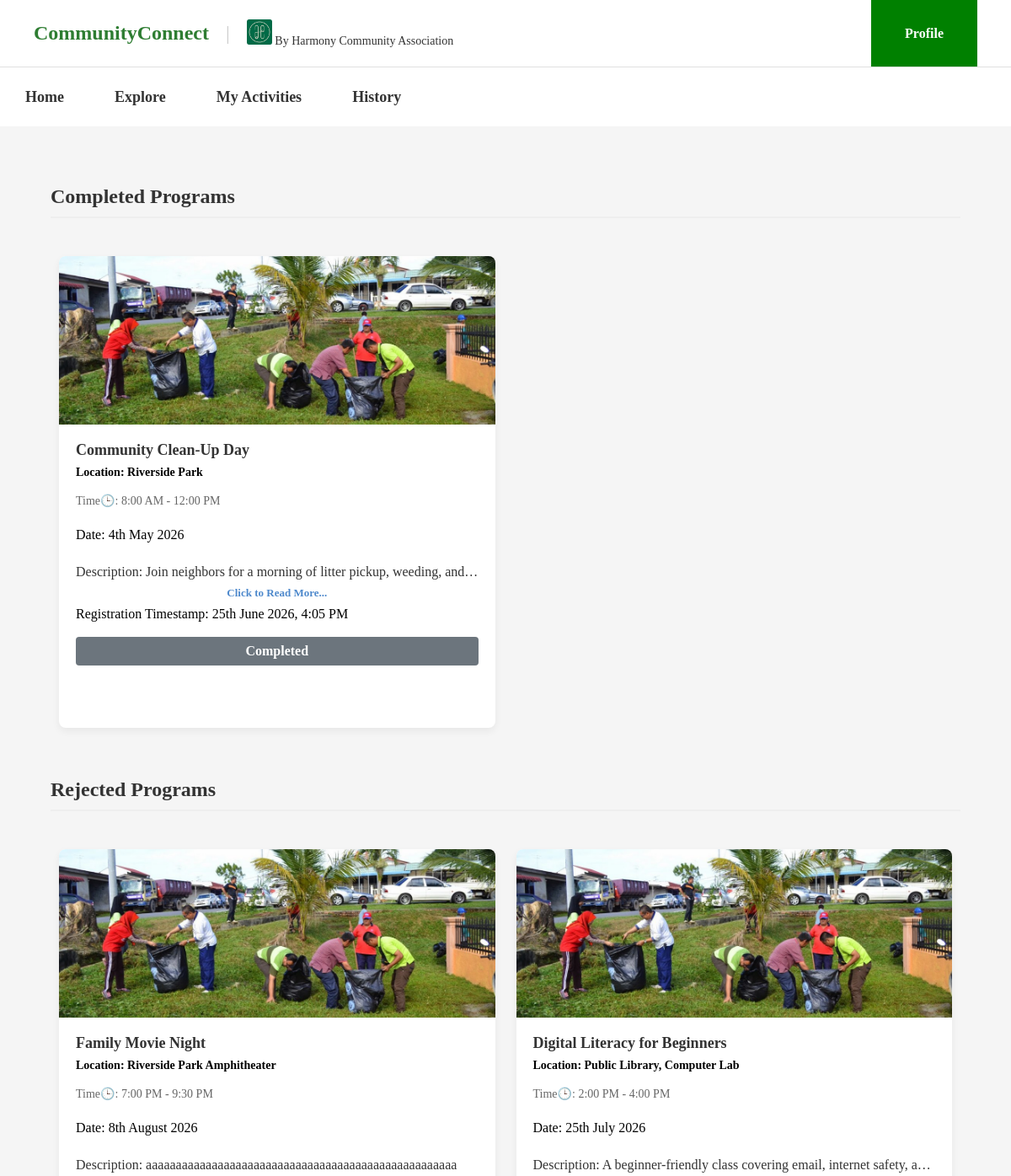
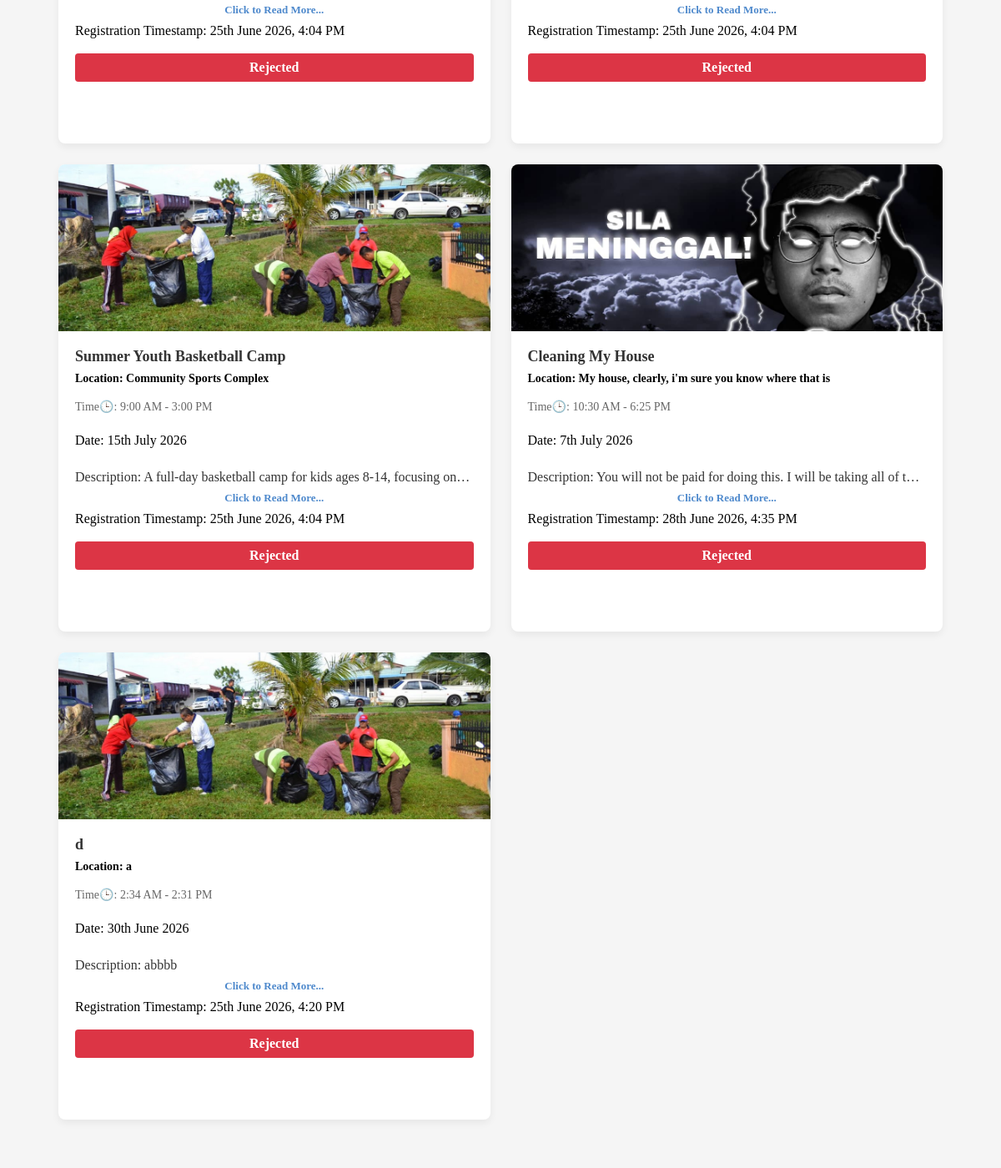
The page /MainPage/history.php (signed in) on the database its author committed (2 pictures, top to bottom).
### tables this page shows
CREATE TABLE `user_program` (
  `id` int(11) NOT NULL,
  `user_id` int(11) NOT NULL,
  `program_id` int(11) NOT NULL,
  `status` varchar(30) NOT NULL,
  `Reg_date` datetime NOT NULL,
  `notified` tinyint(1) NOT NULL DEFAULT 0
);

CREATE TABLE `program` (
  `id` int(11) NOT NULL,
  `title` varchar(150) NOT NULL,
  `event_date` date NOT NULL,
  `start_time` time NOT NULL,
  `end_time` time NOT NULL,
  `location` varchar(200) NOT NULL,
  `description` text NOT NULL,
  `image` varchar(255) NOT NULL DEFAULT 'Images/gotong-royong.jpg'
);

### MainPage/history.php (the view, shortened to what this page needs)
<!DOCTYPE html>
<html lang="en">
<head>
    <link rel="stylesheet" href="../CSS/user.css">
</head>
<body>
    <header class="top-header">
        <div class="header-left">
            <h1 class="brand-title">CommunityConnect</h1>
            <span class="divider">|</span>
            <div class="org-host">
                <img src="../Images/harmony.jpg" alt="https://media.licdn.com/dms/image/v2/D4E03AQELNAHJckXI1Q/profile-displayphoto-shrink_200_200/B4EZOXqLbGHkAk-/0/1733416237478?e=2147483647&v=beta&t=sjAOtOOF-mVLAh6dF3wuGAHkhmZoFFiBIWNB3DAQ30s" class="logo-placeholder">
                <span>By Harmony Community Association</span>
            </div>
        </div>
        <div class="header-right">
            <a href="profile.php" class="profile-btn">Profile</a>
        </div>
    </header>
    <nav class="main-nav">
        <a href="user_page.php" target="_self">Home</a>
        <a href="program.php" target="_self">Explore</a>
        <a href="program_status.php" target="_self">My Activities</a>
        <a href="history.php" target="_self">History</a>
    </nav>
    <?php include 'notification.php'; ?>
    <div class="page-content">
        <h2 class="section-title">Completed Programs</h2>
        <div class="programs-section">
            <?php
            $completed_sql = "SELECT up.program_id, up.status, up.Reg_date,
                                p.title, p.location, p.start_time, p.end_time, p.event_date, p.description, p.image
                            FROM user_program up
                            INNER JOIN program p ON up.program_id = p.id
                            WHERE up.user_id = '$user_id'
                            AND up.status = 'Approved'
                            AND p.event_date < CURDATE()
                            ORDER BY p.event_date DESC";
            $completed_result = mysqli_query($connection, $completed_sql);
            if ($completed_result && mysqli_num_rows($completed_result) > 0) {
                while ($row = mysqli_fetch_assoc($completed_result)) {
            ?>
                    <div class="program-card">
                        <img src="../<?= htmlspecialchars($row['image']) ?>" alt="<?= htmlspecialchars($row['title']) ?>">
                        <div class="card-content">
                             <h3><?php echo ($row['title']); ?></h3>
                            <p class="location">Location: <?php echo ($row['location']); ?></p>
                            <p class="time">Time🕒: <?php echo date("g:i A", strtotime($row['start_time'])) . " - " . date("g:i A", strtotime($row['end_time'])); ?></p><br>
                            <p class="date">Date: <?php echo date("jS F Y", strtotime($row['event_date'])); ?></p><br>
                            <p class="description">Description: <?php echo ($row['description']); ?></p>
                            <button type="button" class="read-more-link" onclick="openDescModal('<?= addslashes(htmlspecialchars($row['title'])) ?>', '<?= addslashes(htmlspecialchars($row['description'])) ?>')">
                                Click to Read More...
                            </button>
                            <p class="Reg_date">Registration Timestamp: <?=date("jS F Y, g:i A", strtotime($row['Reg_date']))?></p><br>
                            <div class="status-badge" style="background-color: #6c757d; color: #fff; padding: 8px 16px; border-radius: 4px; display: inline-block; text-align: center; font-weight: bold;">
                                Completed
                            </div>
                        </div>
                    </div>
            <?php
                }
            } else {
                echo "<p style='margin-left: 20px; color: #888;'>You have no completed programs yet.</p>";
            }
            ?>
        </div>
        <h2 class="section-title">Rejected Programs</h2>
        <div class="programs-section">
            <?php
            $rejected_sql = "SELECT up.program_id, up.status, up.Reg_date,
                                   p.title, p.location, p.start_time, p.end_time, p.event_date, p.description, p.image
                            FROM user_program up
                            INNER JOIN program p ON up.program_id = p.id
                            WHERE up.user_id = '$user_id'
                            AND up.status = 'Rejected'
                            ORDER BY p.event_date DESC";
            $rejected_result = mysqli_query($connection, $rejected_sql);
            if ($rejected_result && mysqli_num_rows($rejected_result) > 0) {
                while ($row = mysqli_fetch_assoc($rejected_result)) {
            ?>
                    <div class="program-card">
                        <img src="../<?= htmlspecialchars($row['image']) ?>" alt="<?= htmlspecialchars($row['title']) ?>">
                        <div class="card-content">
                            <h3><?php echo ($row['title']); ?></h3>
                            <p class="location">Location: <?php echo ($row['location']); ?></p>
                            <p class="time">Time🕒: <?php echo date("g:i A", strtotime($row['start_time'])) . " - " . date("g:i A", strtotime($row['end_time'])); ?></p><br>
                            <p class="date">Date: <?php echo date("jS F Y", strtotime($row['event_date'])); ?></p><br>
                            <p class="description">Description: <?php echo ($row['description']); ?></p>
                            <button type="button" class="read-more-link" onclick="openDescModal('<?= addslashes(htmlspecialchars($row['title'])) ?>', '<?= addslashes(htmlspecialchars($row['description'])) ?>')">
                                Click to Read More...
                            </button>
                            <p class="Reg_date">Registration Timestamp: <?=date("jS F Y, g:i A", strtotime($row['Reg_date']))?></p><br>
                            <div class="status-badge" style="background-color: #dc3545; color: #fff; padding: 8px 16px; border-radius: 4px; display: inline-block; text-align: center; font-weight: bold;">
                                <?php echo ($row['status']); ?>
                            </div>
                        </div>
                    </div>
            <?php
                }
            } else {
                echo "<p style='margin-left: 20px; color: #888;'>No rejected requests.</p>";
            }
            ?>
        </div>
    </div>
</body>
</html>

### MainPage/notification.php (shortened to what this page needs)
<?php
$user_id = $_SESSION['id'];
?>
        </body>
        </html>

### CSS/user.css (style rules this page uses)
* { margin: 0; padding: 0; box-sizing: border-box; font-family: Times New Roman, serif; }
.top-header { display: flex; justify-content: space-between; align-items: center; padding: 0 40px; border-bottom: 1px solid #e0e0e0; height: 80px; }
.header-left { display: flex; align-items: center; gap: 20px; }
.brand-title { font-size: 24px; font-weight: bold; color: #2e7d32; }
.divider { color: #cccccc; font-size: 24px; }
.logo-placeholder { width: 30px; height: 30px; }
.org-host { font-size: 14px; color: #333333; }
.header-right { display: flex; align-self: stretch; }
.profile-btn { display: flex; align-items: center; justify-content: center; background-color: Green; color: #ffffff; padding: 0 40px; text-decoration: none; font-weight: bold; font-size: 16px; height: 100%; }
.main-nav { display: flex; align-items: stretch; height: 70px; }
.main-nav a { display: inline-flex; align-items: center; margin: 0; padding: 0 30px; color: #333333; text-decoration: none; font-weight: bold; font-size: 18px; }
.page-content { padding: 40px; }
.page-content { width: 100%; height: 100%; margin: 0px; background-color: #f5f5f5; }
.programs-section { display: grid; grid-template-columns: repeat(auto-fill, minmax(350px, 1fr)); gap: 25px; padding: 30px; background-color: #f5f5f5; width: 100%; }
.program-card { background-color: #ffffff; border-radius: 8px; overflow: hidden; box-shadow: 0 4px 10px rgba(0, 0, 0, 0.06); display: flex; flex-direction: column; height: 560px; }
.program-card img { width: 100%; height: 200px; object-fit: cover; }
.card-content { padding: 20px; position: relative; display: flex; flex-direction: column; flex: 1; }
.card-content h3 { font-size: 18px; color: #333333; margin-bottom: 8px; }
.card-content .location { color: black; font-size: 14px; font-weight: bold; margin-bottom: 12px; }
.card-content .time, .card-content .duration { font-size: 14px; color: #666666; margin: 5px 0; }
.card-content .description { font-size: 16px; color: #333; margin: 8px 0; display: -webkit-box; -webkit-line-clamp: 1; line-clamp: 1; -webkit-box-orient: vertical; overflow: hidden; text-overflow: ellipsis; }
.read-more-link { display: inline-block; color: #4e89cc; font-size: 13px; font-weight: bold; cursor: pointer; background: none; border: none; padding: 0; margin-bottom: 8px; font-family: inherit; }

### MainPage/history.php (style rules this page uses)
.section-title { margin: 30px 20px 15px 20px; color: #333; border-bottom: 2px solid #eee; padding-bottom: 10px; font-weight: bold; }

### rows shown on the page
user_program: program.image (picture), program.title "Community Clean-Up Day", program.location "Riverside Park", program.start_time "8:00 AM", program.end_time "12:00 PM", program.event_date "4th May 2026", program.description "Join neighbors for a morning of litter pickup, weeding,…", Reg_date "25th June 2026, 4:05 PM"
user_program: program.image (picture), program.title "Family Movie Night", program.location "Riverside Park Amphitheater", program.start_time "7:00 PM", program.end_time "9:30 PM", program.event_date "8th August 2026", program.description "aaaaaaaaaaaaaaaaaaaaaaaaaaaaaaaaaaaaaaaaaaaaaaaaaaaa", Reg_date "25th June 2026, 4:04 PM", status "Rejected"
user_program: program.image (picture), program.title "Digital Literacy for Beginners", program.location "Public Library, Computer Lab", program.start_time "2:00 PM", program.end_time "4:00 PM", program.event_date "25th July 2026", program.description "A beginner-friendly class covering email, internet safety,…", Reg_date "25th June 2026, 4:04 PM", status "Rejected"
user_program: program.image (picture), program.title "Summer Youth Basketball Camp", program.location "Community Sports Complex", program.start_time "9:00 AM", program.end_time "3:00 PM", program.event_date "15th July 2026", program.description "A full-day basketball camp for kids ages 8-14, focusing…", Reg_date "25th June 2026, 4:04 PM", status "Rejected"
user_program: program.image (picture), program.title "Cleaning My House", program.location "My house, clearly, i'm sure you know where that is", program.start_time "10:30 AM", program.end_time "6:25 PM", program.event_date "7th July 2026", program.description "You will not be paid for doing this. I will be taking all of…", Reg_date "28th June 2026, 4:35 PM", status "Rejected"
user_program: program.image (picture), program.title "d", program.location "a", program.start_time "2:34 AM", program.end_time "2:31 PM", program.event_date "30th June 2026", program.description "abbbb", Reg_date "25th June 2026, 4:20 PM", status "Rejected"
